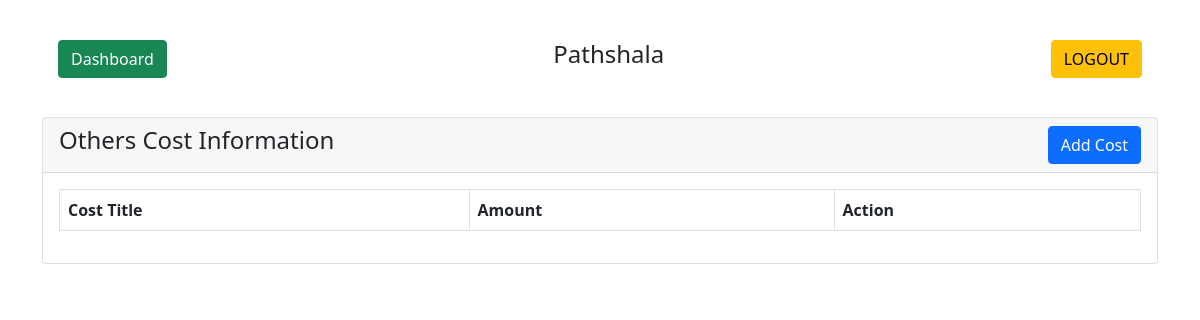
Page /cost.php (signed in) on the earlier database version.
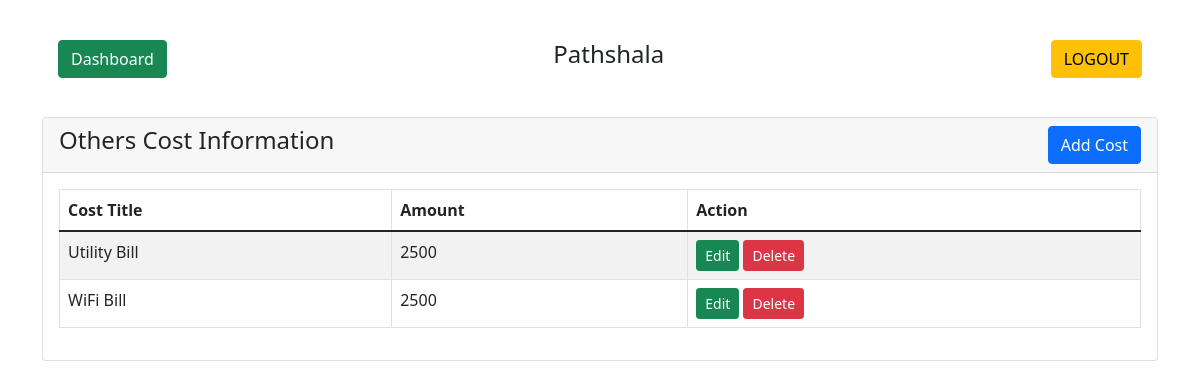
Same page on the later database version.
### tables this page shows
CREATE TABLE `cost` (
  `cost_id` int(255) NOT NULL,
  `title` varchar(255) NOT NULL,
  `amount` varchar(255) NOT NULL
);

### cost.php (the view, shortened to what this page needs)
<?php
  if (isset($_SESSION['user_id']) && isset($_SESSION['user_username'])) {
?>
<!doctype html>
<html lang="en">
  <head>
    <link href="https://cdn.jsdelivr.net/npm/bootstrap@5.1.3/dist/css/bootstrap.min.css" rel="stylesheet">
    <link rel="stylesheet" href="//cdn.jsdelivr.net/npm/alertifyjs@1.13.1/build/css/alertify.min.css"/>
</head>
<body>
<div class="container mt-4">
    <div class="row">
        <div class="col-md-12">
		<div class="card-body">
                    <h4 class="text-center">Pathshala
                        <a href="index.php" class="btn btn-success float-start mr">Dashboard</a>
						<a href="logout.php" class="btn btn-warning float-end">LOGOUT</a>
                    </h4>
                </div>
				<br />
            <div class="card">
                <div class="card-header">
                    <h4>Others Cost Information
                        <button type="button" class="btn btn-primary float-end" data-bs-toggle="modal" data-bs-target="#costAddModal">
                            Add Cost
                        </button>
                    </h4>
                </div>
                <div class="card-body">
                    <table id="myTable" class="table table-bordered table-striped">
                        <thead>
                            <tr>
                                <th>Cost Title</th>
                                <th>Amount</th>
                                <th>Action</th>
                            </tr>
                        </thead>
                        <tbody>
                            <?php
                            require 'db/dbcon.php';
                            $query = "SELECT * FROM cost";
                            $query_run = mysqli_query($con, $query);
                            if(mysqli_num_rows($query_run) > 0)
                            {
                                foreach($query_run as $cost)
                                {
                                    ?>
                                    <tr>
                                        <td><?= $cost['title'] ?></td>
                                        <td><?= $cost['amount'] ?></td>
                                        <td>
                                            <button type="button" value="<?=$cost['cost_id'];?>" class="editCostBtn btn btn-success btn-sm">Edit</button>
                                            <button type="button" value="<?=$cost['cost_id'];?>" class="deleteCostBtn btn btn-danger btn-sm">Delete</button>
                                        </td>
                                    </tr>
                                    <?php
                                }
                            }
                            ?>
                        </tbody>
                    </table>
                </div>
            </div>
        </div>
    </div>
</div>
</body>
</html>
<?php
}else {
   header("Location: login.php");
}
 ?>

Differences in the rows shown:
added cost: title "Utility Bill", amount "2500", $cost['cost_id'] 2 (drawn)
added cost: title "WiFi Bill", amount "2500", $cost['cost_id'] 3 (drawn)
